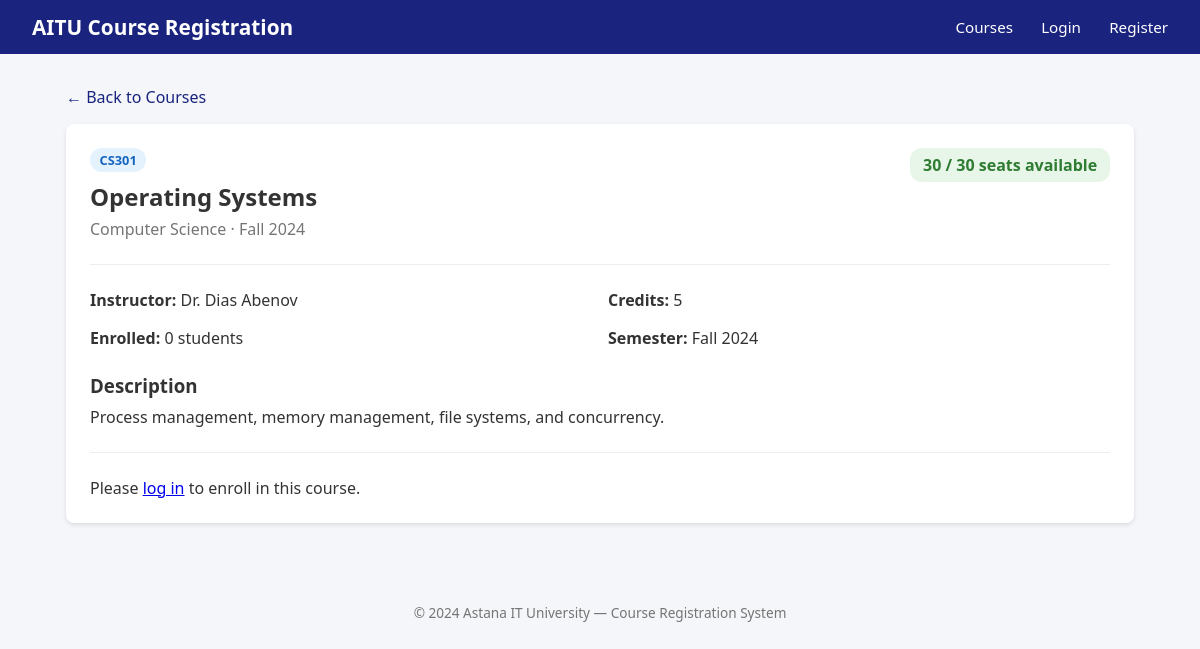
Page /courses/3/ on the committed database.
### courses/models.py (models this page shows, shortened)
class Course(models.Model):
    SEMESTER_CHOICES = [
        ('Fall', 'Fall'),
        ('Spring', 'Spring'),
        ('Summer', 'Summer'),
    ]
    title = models.CharField(max_length=200)
    code = models.CharField(max_length=20, unique=True)
    department = models.ForeignKey(Department, on_delete=models.CASCADE, related_name='courses')
    description = models.TextField()
    credits = models.PositiveSmallIntegerField()
    max_students = models.PositiveIntegerField(default=30)
    semester = models.CharField(max_length=10, choices=SEMESTER_CHOICES)
    year = models.PositiveIntegerField()
    instructor = models.CharField(max_length=100)
    is_active = models.BooleanField(default=True)
    created_at = models.DateTimeField(auto_now_add=True)
    @property
    def enrolled_count(self):
        return self.enrollments.filter(status='enrolled').count()
    @property
    def is_full(self):
        return self.enrolled_count >= self.max_students
    @property
    def available_seats(self):
        return max(0, self.max_students - self.enrolled_count)

class Department(models.Model):
    name = models.CharField(max_length=100)
    code = models.CharField(max_length=10, unique=True)

### courses/views.py (the view)
# urls.py: path('<int:pk>/', views.course_detail, name='course_detail'),
def course_detail(request, pk):
    course = get_object_or_404(Course, pk=pk, is_active=True)
    enrollment = None
    if request.user.is_authenticated:
        enrollment = Enrollment.objects.filter(
            student=request.user, course=course
        ).first()
    return render(request, 'courses/course_detail.html', {
        'course': course,
        'enrollment': enrollment,
    })

### templates/courses/course_detail.html (shortened to what this page needs)
{% extends "base.html" %}
{% block content %}
<a href="/courses/" style="color:#1a237e; text-decoration:none;">← Back to Courses</a>
<div class="card" style="margin-top:1rem;">
    <div style="display:flex; justify-content:space-between; align-items:start; flex-wrap:wrap; gap:1rem;">
        <div>
            <span class="badge badge-blue" style="margin-bottom:0.5rem; display:inline-block;">{{ course.code }}</span>
            <h2>{{ course.title }}</h2>
            <p style="color:#757575; margin-top:0.3rem;">{{ course.department.name }} · {{ course.semester }} {{ course.year }}</p>
        </div>
        <div style="text-align:right;">
            {% if course.is_full %}
            <span class="badge badge-red" style="font-size:1rem; padding:0.4rem 0.8rem;">Course Full</span>
            {% else %}
            <span class="badge badge-green" style="font-size:1rem; padding:0.4rem 0.8rem;">{{ course.available_seats }} / {{ course.max_students }} seats available</span>
            {% endif %}
        </div>
    </div>
    <hr style="margin:1.5rem 0; border:none; border-top:1px solid #eee;">
    <div style="display:grid; grid-template-columns:1fr 1fr; gap:1rem; margin-bottom:1.5rem;">
        <div><strong>Instructor:</strong> {{ course.instructor }}</div>
        <div><strong>Credits:</strong> {{ course.credits }}</div>
        <div><strong>Enrolled:</strong> {{ course.enrolled_count }} students</div>
        <div><strong>Semester:</strong> {{ course.semester }} {{ course.year }}</div>
    </div>
    <h3 style="margin-bottom:0.5rem;">Description</h3>
    <p>{{ course.description }}</p>
    <hr style="margin:1.5rem 0; border:none; border-top:1px solid #eee;">
    {% if user.is_authenticated %}
        {% if enrollment %}
            {% if enrollment.status == 'enrolled' %}
            <p class="badge badge-green" style="display:inline-block; margin-bottom:1rem; font-size:0.95rem; padding:0.5rem 1rem;">You are enrolled in this course</p>
            <br>
            <form method="post" action="/courses/{{ course.pk }}/drop/">
                {% csrf_token %}
                <button type="submit" class="btn btn-danger" onclick="return confirm('Drop {{ course.title }}?')">Drop Course</button>
            </form>
            {% elif enrollment.status == 'waitlisted' %}
            <p class="badge badge-yellow" style="display:inline-block; font-size:0.95rem; padding:0.5rem 1rem;">You are on the waitlist</p>
            {% elif enrollment.status == 'dropped' %}
            <form method="post" action="/courses/{{ course.pk }}/enroll/">
                {% csrf_token %}
                <button type="submit" class="btn btn-primary">Re-enroll</button>
            </form>
            {% endif %}
        {% else %}
        <form method="post" action="/courses/{{ course.pk }}/enroll/">
            {% csrf_token %}
            <button type="submit" class="btn btn-primary">
                {% if course.is_full %}Join Waitlist{% else %}Enroll Now{% endif %}
            </button>
        </form>
        {% endif %}
    {% else %}
    <p>Please <a href="/users/login/?next=/courses/{{ course.pk }}/">log in</a> to enroll in this course.</p>
    {% endif %}
</div>
{% endblock %}

### templates/base.html (style rules this page uses)
* { box-sizing: border-box; margin: 0; padding: 0; }
body { font-family: 'Segoe UI', sans-serif; background: #f4f6f9; color: #333; }
.card { background: white; border-radius: 8px; box-shadow: 0 2px 4px rgba(0,0,0,0.1); padding: 1.5rem; margin-bottom: 1rem; }
.badge { display: inline-block; padding: 0.2rem 0.6rem; border-radius: 12px; font-size: 0.8rem; font-weight: 600; }
.badge-green { background: #e8f5e9; color: #2e7d32; }
.badge-blue { background: #e3f2fd; color: #1565c0; }

### rows in the picture
Course: code "CS301", title "Operating Systems", department.name "Computer Science", semester "Fall", year "2024", available_seats "30", max_students "30", instructor "Dr. Dias Abenov", credits "5", enrolled_count "0", description "Process management, memory management, file systems, and concurrency."
